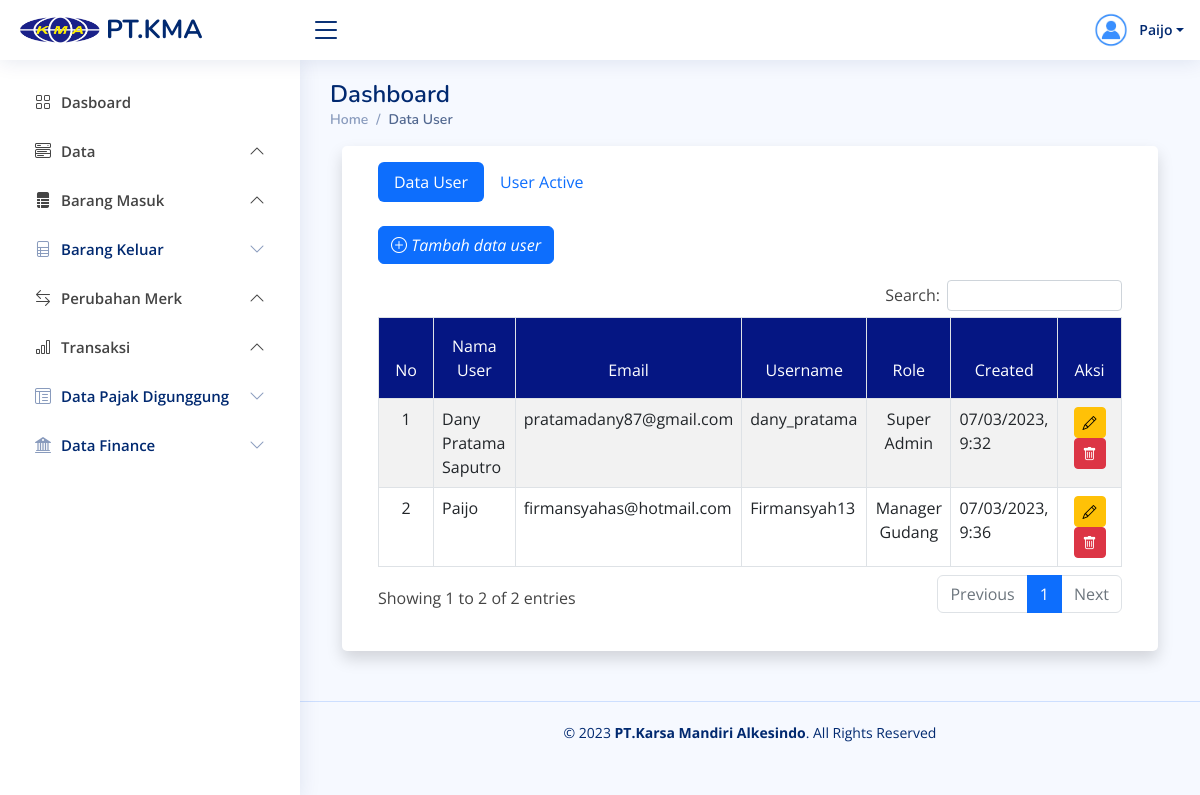
The app's page /data-user.php (signed in) with its own data.
### tables this page shows
CREATE TABLE `user` (
  `id_user` char(20) NOT NULL,
  `id_user_role` char(20) NOT NULL,
  `nama_user` varchar(30) NOT NULL,
  `jenkel` varchar(15) NOT NULL,
  `email` varchar(75) NOT NULL,
  `username` varchar(30) NOT NULL,
  `password` varchar(300) NOT NULL,
  `created_date` varchar(30) NOT NULL
);

CREATE TABLE `user_role` (
  `id_user_role` char(20) NOT NULL,
  `role` varchar(20) DEFAULT NULL,
  `created_date` varchar(25) NOT NULL
);

### data-user.php (the view, shortened to what this page needs)
<?php
include "akses.php";
?>
<!DOCTYPE html>
<html lang="en">
<head>
  <?php include "page/head.php"; ?>
</head>
<body>
  <?php include "page/nav-header.php" ?>
  <?php include "page/sidebar.php"; ?>
  <main id="main" class="main">
    <div class="pagetitle">
      <h1>Dashboard</h1>
      <nav>
        <ol class="breadcrumb">
          <li class="breadcrumb-item"><a href="dashboard.php">Home</a></li>
          <li class="breadcrumb-item active">Data User</li>
        </ol>
      </nav>
    </div>
    <section class="section dashboard">
      <div class="container-fluid">
        <div class="card shadow">
          <div class="container-fluid p-3">
            <div class="card-body rounded-3">
              <ul class="nav nav-pills mb-3" id="pills-tab" role="tablist">
                <li class="nav-item" role="presentation">
                  <button class="nav-link active" id="pills-home-tab" data-bs-toggle="pill" data-bs-target="#pills-home" type="button" role="tab" aria-controls="pills-home" aria-selected="true">Data User</button>
                </li>
                <li class="nav-item" role="presentation">
                  <button class="nav-link" id="pills-profile-tab" data-bs-toggle="pill" data-bs-target="#pills-profile" type="button" role="tab" aria-controls="pills-profile" aria-selected="false">User Active</button>
                </li>
              </ul>
              <div class="tab-content pt-2" id="myTabContent">
                <div class="tab-pane fade show active" id="pills-home" role="tabpanel" aria-labelledby="home-tab">
                  <a href="registrasi-user.php" class="btn btn-primary">
                    <i class="bi bi-plus-circle"> Tambah data user</i>
                  </a>
                  <div class="table-responsive mt-3">
                    <table class="table table-hover table-striped table-bordered" id="table2">
                      <thead>
                        <tr class="text-white" style="background-color: #051683;">
                          <td class="text-center p-3" style="width: 60px;">No</td>
                          <td class="text-center p-3" style="width: 200px;">Nama User</td>
                          <td class="text-center p-3" style="width: 200px;">Email</td>
                          <td class="text-center p-3" style="width: 200px;">Username</td>
                          <td class="text-center p-3" style="width: 150px;">Role</td>
                          <td class="text-center p-3" style="width: 150px;">Created</td>
                          <td class="text-center p-3" style="width: 100px;">Aksi</td>
                        </tr>
                      </thead>
                      <tbody>
                        <?php
                        include "koneksi.php";
                        $no = 1;
                        $sql = "SELECT u.*, d.id_user_role, d.role, d.created_date AS 'create'
                              FROM user AS u
                              JOIN user_role AS d ON (u.id_user_role = d.id_user_role)";
                        $query = mysqli_query($connect, $sql) or die(mysqli_error($connect));
                        while ($data = mysqli_fetch_array($query)) {
                        ?>
                          <tr>
                            <td class="text-center"><?php echo $no; ?></td>
                            <td><?php echo $data['nama_user']; ?></td>
                            <td><?php echo $data['email']; ?></td>
                            <td><?php echo $data['username']; ?></td>
                            <td class="text-center"><?php echo $data['role']; ?></td>
                            <td><?php echo $data['created_date']; ?></td>
                            <td class="text-center">
                              <a href="" name="edit-user" class="btn btn-warning btn-sm" data-bs-toggle="modal" data-bs-target="#edit-user<?php echo $data['id_user_role'] ?>"><i class="bi bi-pencil"></i></a>
                              <a href="proses/proses-user.php?hapus-user=<?php echo $data['id_user'] ?>" class="btn btn-danger btn-sm delete-data"><i class="bi bi-trash"></i></a>
                            </td>
                          </tr>
                          <?php $no++; ?>
                        <?php } ?>
                      </tbody>
                    </table>
                  </div>
                </div>
              </div>
            </div>
          </div>
        </div>
      </div>
    </section>
  </main>
  <?php include "page/footer.php" ?>
</body>
</html>

### assets/css/style.css (style rules this page uses)
:root { scroll-behavior: smooth; }
body { font-family: "Open Sans", sans-serif; background: #f6f9ff; color: #444444; }
h1, h2, h3, h4, h5, h6 { font-family: "Nunito", sans-serif; }
#main { margin-top: 60px; padding: 20px 30px; transition: all 0.3s; }
.pagetitle { margin-bottom: 10px; }
.pagetitle h1 { font-size: 24px; margin-bottom: 0; font-weight: 600; color: #012970; }
.card { margin-bottom: 30px; border: none; border-radius: 5px; box-shadow: 0px 0 30px rgba(1, 41, 112, 0.1); }
.card-body { padding: 0 20px 20px 20px; }
.breadcrumb { font-size: 14px; font-family: "Nunito", sans-serif; color: #899bbd; font-weight: 600; }
.breadcrumb a { color: #899bbd; transition: 0.3s; }
.breadcrumb .breadcrumb-item::before { color: #899bbd; }
.breadcrumb .active { color: #51678f; font-weight: 600; }
@media (min-width: 1200px) { #main, #footer { margin-left: 300px; } }

### records on screen
user: nama_user "Dany Pratama Saputro", email "pratamadany87@gmail.com", username "dany_pratama", id_user_role.role "Super Admin", created_date "07/03/2023, 9:32"
user: nama_user "Paijo", email "firmansyahas@hotmail.com", username "Firmansyah13", id_user_role.role "Manager Gudang", created_date "07/03/2023, 9:36"

### other values on screen
$_SESSION['tiket_nama'] "Paijo"
